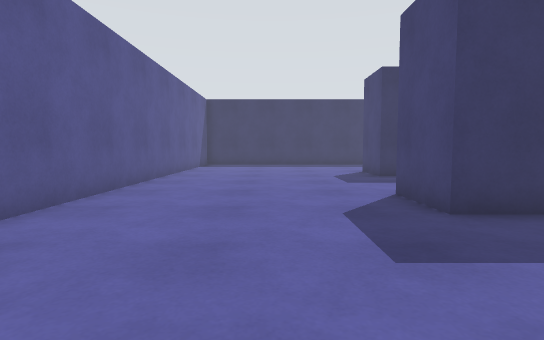
view 1 (above)

24 first-person views from a walk through a robot-simulator world made for Gazebo. The camera is 0.94 m above the floor, tilts 4° down and sees 80° across. The floor is counted in squares, 1 m on a side. Each view is taken from the middle of a square. On the plan, view 1 faces up. The plan holds only what a view shows up to about 12 squares ahead; the rest is blank.

view 2
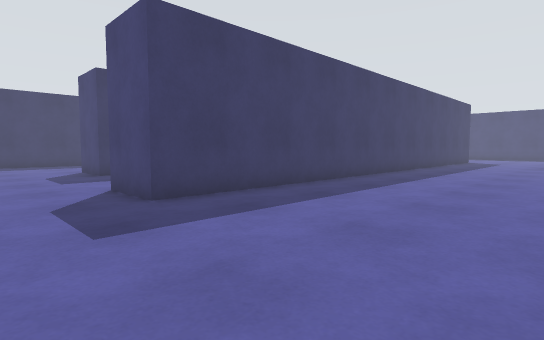

view 3
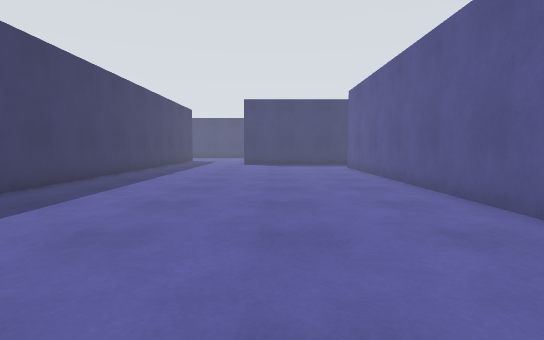

view 4
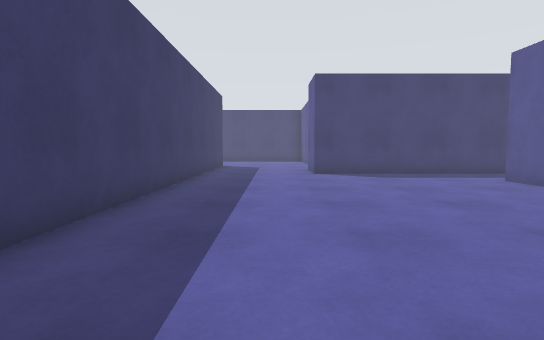

view 5
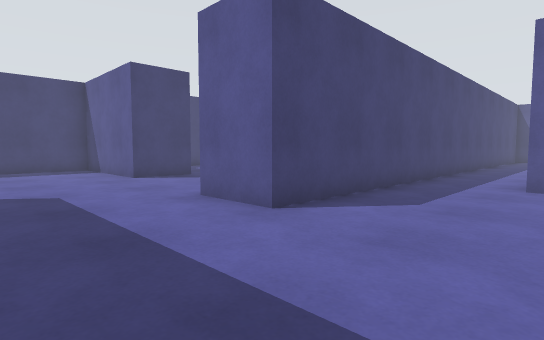

view 6
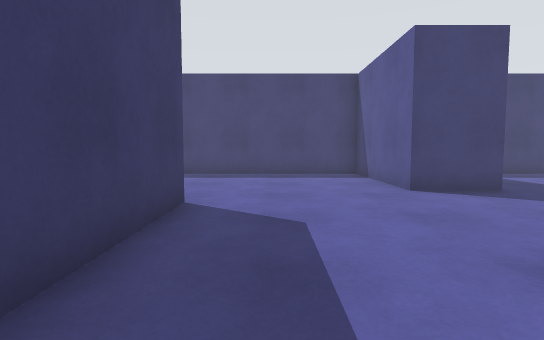

view 7
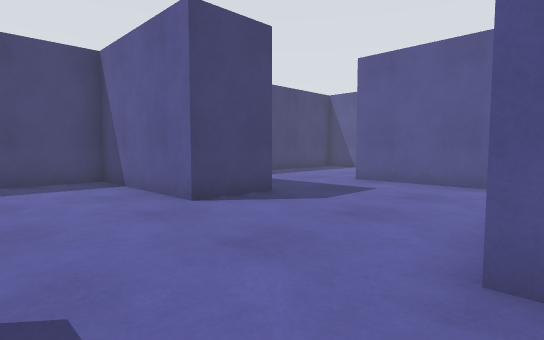

view 8
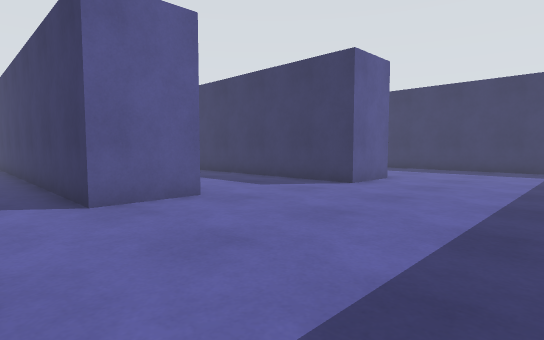

view 9
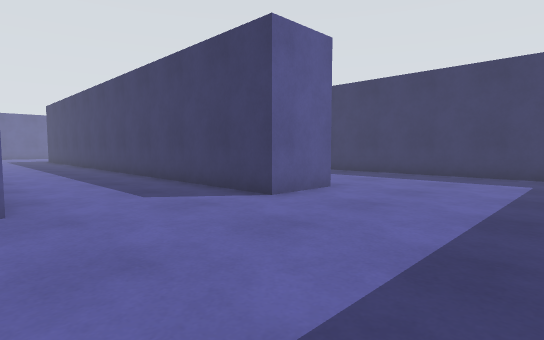

view 10
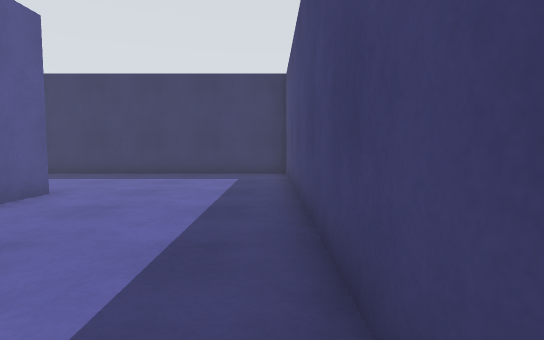

view 11
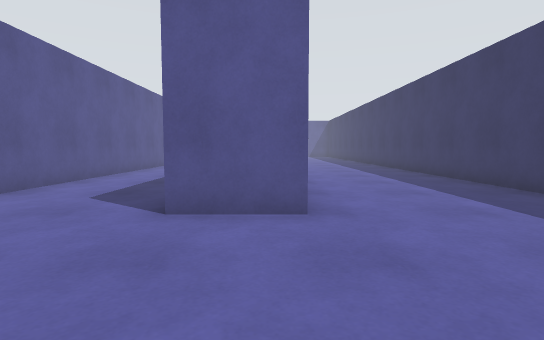

view 12
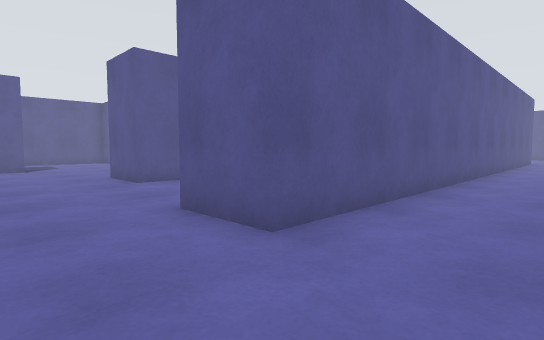

view 13
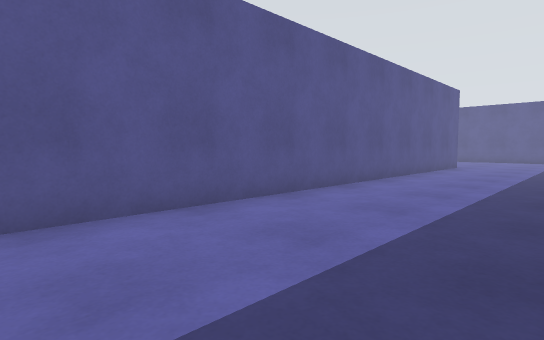

view 14
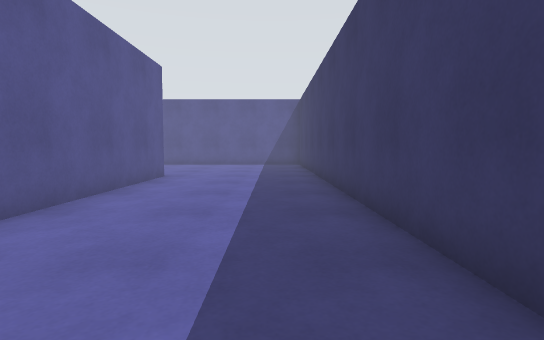

view 15
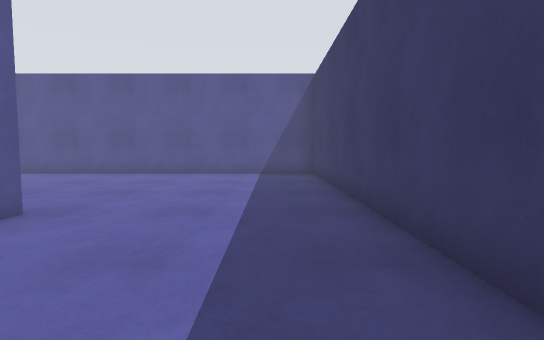

view 16
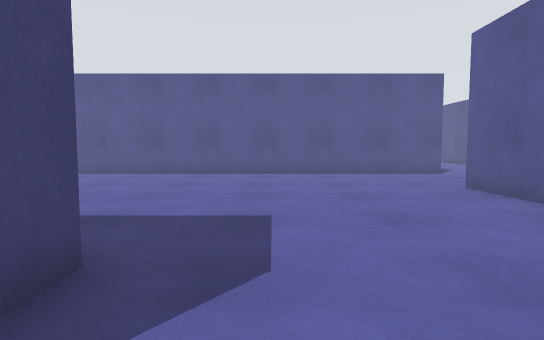

view 17
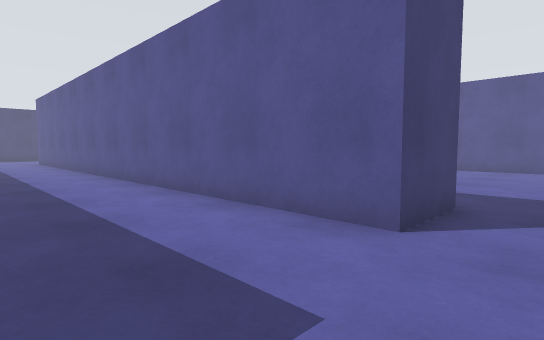

view 18
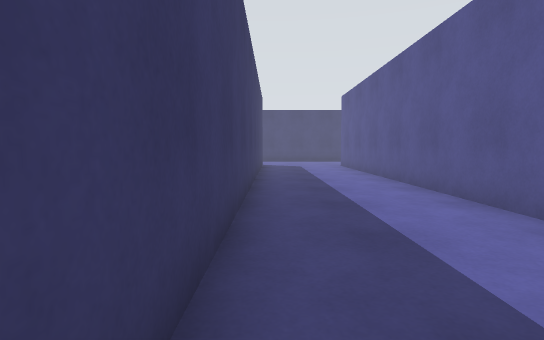

view 19
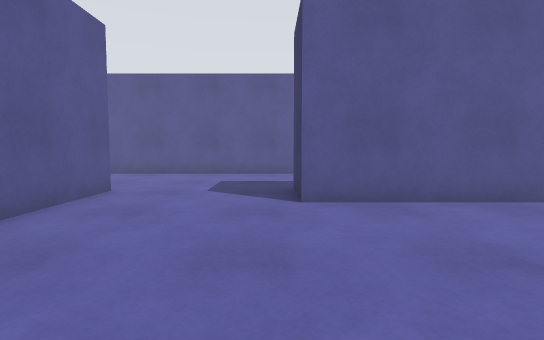

view 20
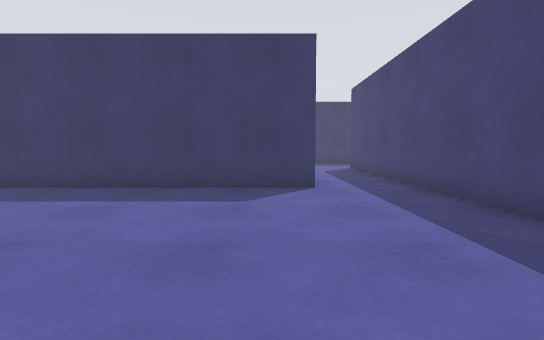

view 21
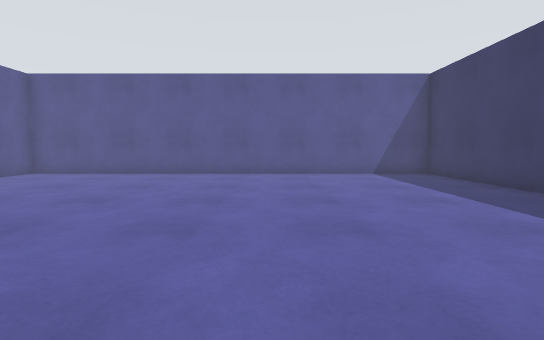

view 22
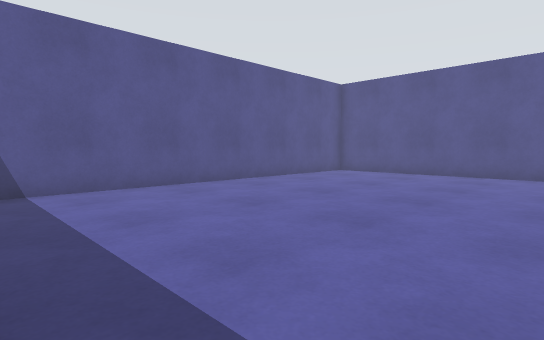

view 23
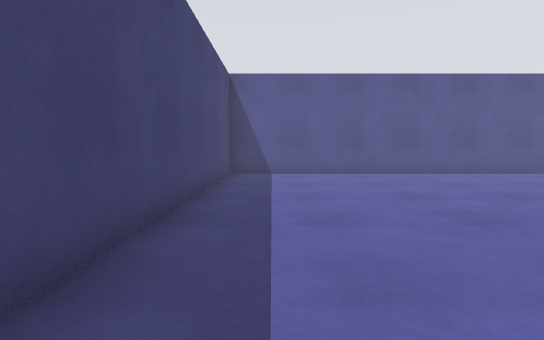

view 24
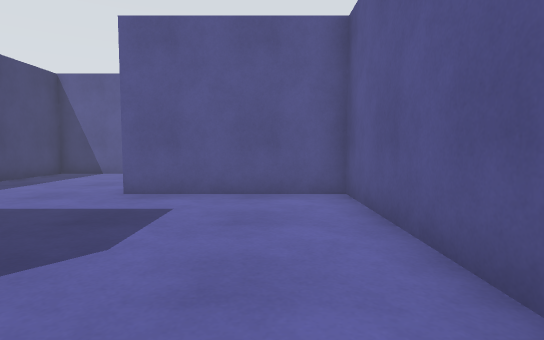

### Floor plan
Points are (right, up) in squares from view 1. A wall is a line through its corners. A room is listed if a view was taken in it or the views show most of it. See-through windows are left out.
Room 1 (views 1, 2, 3, 4, 5, 6, 7, 8, 9, 10, 11, 12, 13, 14, 15, 16, 17, 18, 19, 24)
walls: (2.5, 4.5) (2.5, 6.5) (22.5, 6.5) (22.5, 4.5) (2.5, 4.5); (13.6, -4.5) (15, -4.5); (4.1, 10.5) (3.5, 10.5) (3.5, 12.5) (23.5, 12.5) (23.5, 10.5) (6.5, 10.5); (19.5, -0.6) (19.5, -5.5) (24, -5.5); (17.5, -6.5) (17.5, 0.5) (19.5, 0.5); (-5.1, -4.5) (12.1, -4.5); (24, -2.1) (24, 0) (28.5, 0) (28.5, 17.5) (15.9, 17.5); (12.4, 17.5) (-3.5, 17.5) (-3.5, -0.5) (-5.5, -0.5); (-9.5, -0.1) (-9.5, -6.8); (26.2, -10.5) (28.5, -10.5) (28.5, -5.1)
ways out: opening at (16.5, -5.5) to room 2
Room 2 (views 20, 21, 22, 23)
walls: (15.1, -6.5) (5.5, -6.5) (5.5, -20.5) (17.5, -20.5) (17.5, -6.5)
ways out: opening at (16.5, -5.5) to room 1

Positions as (right, up) in squares from view 1, and headings:
1: (0, 0), facing up
2: (0, -1), facing up-right
3: (0, -1), facing right
4: (6, 2), facing right
5: (14, 4), facing down-right
6: (17, 3), facing right
7: (19, 3), facing down-right
8: (28, 3), facing up-left
9: (28, 6), facing up-left
10: (28, 6), facing up
11: (28, 12), facing left
12: (26, 15), facing down-left
13: (20, 17), facing down-left
14: (14, 16), facing left
15: (8, 16), facing left
16: (1, 7), facing down
17: (1, 10), facing down-right
18: (6, 10), facing right
19: (2, -1), facing left
20: (14, -14), facing up
21: (17, -12), facing left
22: (17, -13), facing down-left
23: (16, -9), facing down
24: (21, 1), facing down
